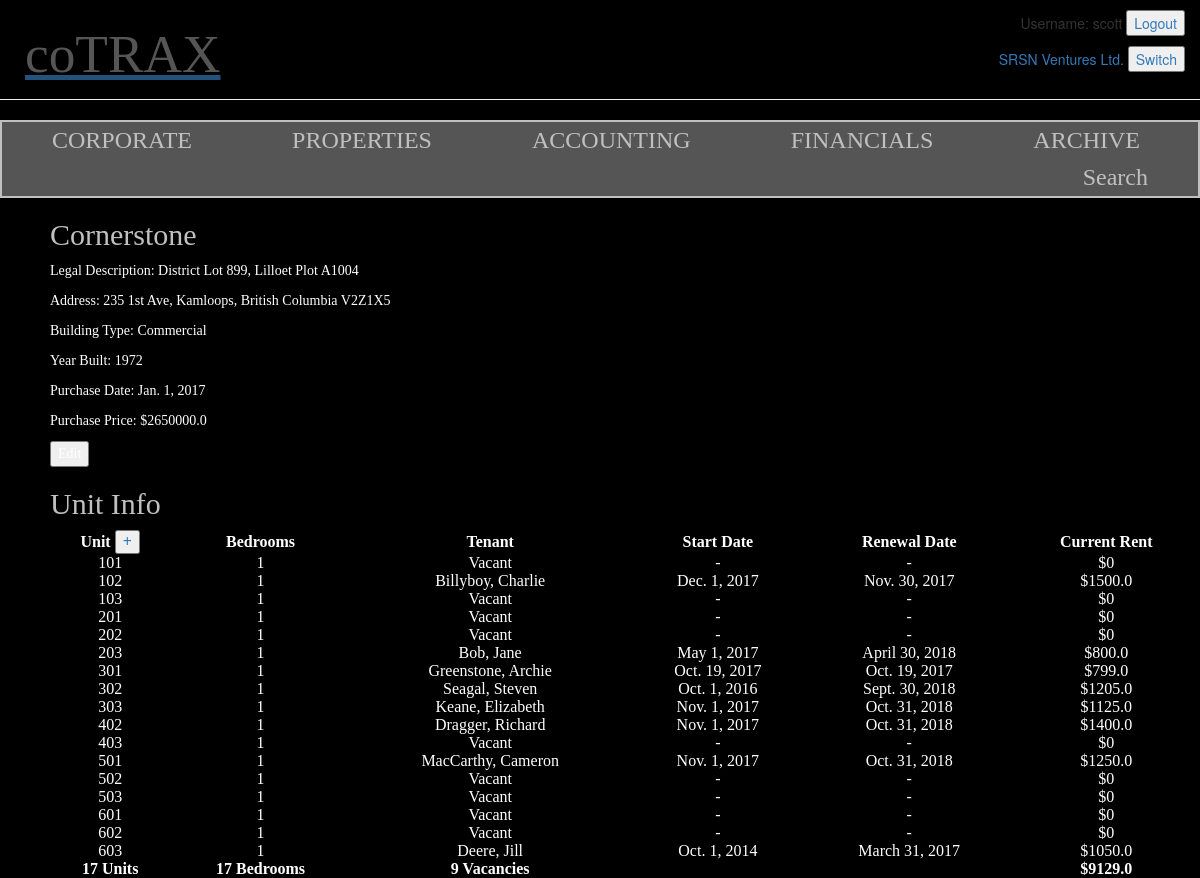
Screenshot of /1/properties/1/ (signed in) with the database file from the repository.
### reco/models.py (models this page shows, shortened)
class Account_Holder(models.Model):
    name = models.CharField(max_length=100)
    entry_by = models.ForeignKey('auth.User',default='')
    address = models.CharField(max_length=200)
    city = models.CharField(max_length=50)
    province = models.ForeignKey('Province')
    postalcode = models.CharField(max_length=50)

class Buildings(models.Model):
    owner = models.ForeignKey('Account_Holder',null=True)
    building_type = models.ForeignKey('Building_Category',default='')
    name = models.CharField(max_length=50)
    legal_description = models.CharField(max_length=200)
    address = models.CharField(max_length=100)
    city = models.CharField(max_length=50)
    province = models.ForeignKey('Province')
    postalcode = models.CharField(max_length=10)
    year_built = models.IntegerField()
    purchase_date = models.DateField(null=True)
    purchase_price = models.FloatField(null=True)

class Province(models.Model):
    name = models.CharField(max_length=25)
    def __str__(self):
        return self.name

class Building_Category(models.Model):
    category = models.CharField(max_length=100)
    def __str__(self):
        return self.category

class Units(models.Model):
    roomnumber = models.CharField(max_length=20)
    building = models.ForeignKey('Buildings')
    sqft = models.IntegerField()
    bedrooms = models.IntegerField(null=True)
    description = models.TextField(null=True)
    def __str__(self):
        return self.roomnumber

class Tenants(models.Model):
    lname = models.CharField(max_length=100, null=True)
    fname = models.CharField(max_length=100, null=True)
    tenant_bday = models.DateField()
    building = models.ForeignKey('Buildings',default=None)
    unit = models.ForeignKey('Units')
    start_date = models.DateField(default=timezone.now)
    contract_renewal = models.DateField(default=timezone.now)
    moveout_date = models.DateField(null=True, blank=True)
    current_rent = models.FloatField()

### reco/views.py (the view)
# urls.py: url(r'^(?P<pk>[0-9]+)/properties/(?P<pk1>[0-9]+)/$', views.building_detail, name='building_detail'),
@login_required
def building_detail(request, pk, pk1):
    company = get_object_or_404(Account_Holder, pk=pk)
    building = get_object_or_404(Buildings, pk=pk1)
    units = Units.objects.filter(building__pk=pk1).order_by('roomnumber')
    number_of_units = len(units)
    tenants = Tenants.objects.filter(building__pk=pk1).filter(moveout_date=None)
    number_of_vacancies = number_of_units - len(tenants)
    bedrooms, tenantlist, startdate, renewaldate, rentlist = [], [], [], [], []
    for unit in units:
        bedrooms.append(unit.bedrooms)
        count = 0
        for tenant in tenants:
            if unit.roomnumber != str(tenant.unit):
                count += 1
            else:
                tenantlist.append(str(tenant.lname + ", " + tenant.fname))
                startdate.append(tenant.start_date)
                renewaldate.append(tenant.contract_renewal)
                rentlist.append(tenant.current_rent)
                break
        if count == len(tenants):
            tenantlist.append('Vacant')
            startdate.append('-')
            renewaldate.append('-')
            rentlist.append(0)
    data = zip(units, bedrooms, tenantlist, startdate, renewaldate, rentlist)
    roomsum = sum(bedrooms)
    rentsum = sum(rentlist)
    return render(request, 'reco/building_detail.html', {'company': company, 'building': building, 'units': units, 'roomsum': roomsum, 'rentsum': rentsum, 'data': data, 'tenants': tenants, 'number_of_units': number_of_units, 'number_of_vacancies': number_of_vacancies})

### reco/templates/reco/building_detail.html (shortened to what this page needs)
{% extends 'reco/base.html' %}
{% block content %}
        <h2>{{ building.name }}</h2>
        <p>Legal Description: {{ building.legal_description }}</p>
	<p>Address: {{ building.address }}, {{ building.city }}, {{building.province }} {{ building.postalcode }}</p>
	<p>Building Type: {{ building.building_type }}</p>
	<p>Year Built: {{ building.year_built }}</p>
	<p>Purchase Date: {{ building.purchase_date }}</p>
	<p>Purchase Price: ${{ building.purchase_price }}</p>
	<p><button type="button">Edit</button></p>
        <h2>Unit Info</h2>
        <table style="width:100%">
            <tr>
                <th>Unit <button type="button"><a href="{% url 'reco:add_unit' pk=company.id pk1=building.id %}">+</button></th>
                <th>Bedrooms</th>
                <th>Tenant</th>
                <th>Start Date</th>
                <th>Renewal Date</th>
                <th>Current Rent</th>
            </tr>
            {% for unit, beds, tenant, start, renew, rent in data %}
                <tr>
                    <td><a href="{% url 'reco:unit_detail' pk=company.id pk1=building.id pk2=unit.id %}">{{ unit.roomnumber }}</a></td>
                    <td>{{ beds }}</td>
                    <td>{{ tenant }}</a></td>
                    <td>{{ start }}</td>
                    <td>{{ renew }}</td>
                    <td>${{ rent }}</td>
                </tr>
            {% endfor %}
                <tr>
                    <th>{{ number_of_units }} Units</th>
                    <th>{{ roomsum }} Bedrooms</th>
                    <th>{{ number_of_vacancies }} Vacancies</th>
                    <td></td>
                    <td></td>
                    <th>${{ rentsum }}</th>
                </tr>
        </table>
    {% endblock %}

### reco/templates/reco/base.html (shortened to what this page needs)
{% load staticfiles %}
<html>
    <head>
        <link rel="stylesheet" href="//maxcdn.bootstrapcdn.com/bootstrap/3.2.0/css/bootstrap.min.css">
        <link rel="stylesheet" href="//maxcdn.bootstrapcdn.com/bootstrap/3.2.0/css/bootstrap-theme.min.css">
        <link rel="stylesheet" href="{% static 'css/reco.css' %}">
    </head>
    <body>
            <div class="userbar">
                <ul>
                {% if user.is_authenticated %}
                    <li>Username: {{ user.username }} <button type="button"><a href="{% url 'logout' %}">Logout</button></li>
                    <li>{{ company.name }} <button type="button"><a href="{% url 'reco:company_select' %}">Switch</button></li>
                {% else %}
                    <li>Registered User? <button type="button"><a href="{% url 'login' %}">Login</button></li>
                    <li>New User? Register</li>
                {% endif %}
                </ul>
            </div>
        <div class="page-header">
            <h1>coTRAX</h1>
        </div>
        <div class="top-menu">
            <ul>
                <li><a href="{% url 'reco:company_home' pk=company.id %}">CORPORATE</li>
                <li><a href="{% url 'reco:buildings_list' pk=company.id %}">PROPERTIES</li>
                <li><a href="{% url 'reco:accounting_overview' pk=company.id %}">ACCOUNTING</li>
                <li><a href="{% url 'reco:financials_view' pk=company.id %}">FINANCIALS</li>
                <li><a href="{% url 'reco:archive_view' pk=company.id %}">ARCHIVE</li>
                <li style="float:right"><a href="http://google.com" </a>Search</li>
            </ul>
        </div>
	<div class="content">
            {% block content %}
            {% endblock %}
	</div>
   </body>
</html>

### reco/static/css/reco.css (style rules this page uses)
.page-header { background-color: #36454fk; margin-top: 0; padding: 5px 5px 5px 5px; }
.page-header h1, .page-header h1 a, .page-header h1 a:visited, .page-header h1 a:active { color: #555; font-size: 40pt; font-family: Verdana; margin-left: 20px; text-decoration: none; }
.userbar ul { list-style-type: none; margin: 0; padding: 0; float: right; background-color: black; width: 25%; }
.userbar li { text-align:right; padding-top: 10px; padding-bottom: 0px; padding-right:15px; }
body { background: black; }
.top-menu ul { list-style-type: none; margin: 0; padding: 0; overflow: hidden; background-color: #555; border: 2px solid silver; }
.top-menu li { float: left; }
.top-menu li a { display: block; font-family: Verdana; font: 18pt bold; color: silver; text-align: center; padding: 0px 50px; margin-top: 5px; margin-bottom: 5px; text-decoration: none; }
.content { margin-left: 50px; font-family: Verdana; color: white; }
.content p, .content p a { color: white; text-decoration: none; }
.content h2, .content h2 a { color: silver; font-family: Verdana; font: 16pt; text-decoration: none; }
th, td, td a { color: white; text-align: center; }

### rows the page displays
Account_Holder: name "SRSN Ventures Ltd."
Buildings: name "Cornerstone", legal_description "District Lot 899, Lilloet Plot A1004", address "235 1st Ave", city "Kamloops", province "British Columbia", postalcode "V2Z1X5", building_type "Commercial", year_built "1972", purchase_date "Jan. 1, 2017", purchase_price "2650000.0"
Units: roomnumber "101", beds "1", tenant "Vacant", start "-", renew "-", rent "0"
Units: roomnumber "102", beds "1", tenant "Billyboy, Charlie", start_date "Dec. 1, 2017", contract_renewal "Nov. 30, 2017", current_rent "1500.0"
Units: roomnumber "103", beds "1", tenant "Vacant", start "-", renew "-", rent "0"
Units: roomnumber "201", beds "1", tenant "Vacant", start "-", renew "-", rent "0"
Units: roomnumber "202", beds "1", tenant "Vacant", start "-", renew "-", rent "0"
Units: roomnumber "203", beds "1", tenant "Bob, Jane", start_date "May 1, 2017", contract_renewal "April 30, 2018", current_rent "800.0"
Units: roomnumber "301", beds "1", tenant "Greenstone, Archie", start_date "Oct. 19, 2017", contract_renewal "Oct. 19, 2017", current_rent "799.0"
Units: roomnumber "302", beds "1", tenant "Seagal, Steven", start_date "Oct. 1, 2016", contract_renewal "Sept. 30, 2018", current_rent "1205.0"
Units: roomnumber "303", beds "1", tenant "Keane, Elizabeth", start_date "Nov. 1, 2017", contract_renewal "Oct. 31, 2018", current_rent "1125.0"
Units: roomnumber "402", beds "1", tenant "Dragger, Richard", start_date "Nov. 1, 2017", contract_renewal "Oct. 31, 2018", current_rent "1400.0"
Units: roomnumber "403", beds "1", tenant "Vacant", start "-", renew "-", rent "0"
Units: roomnumber "501", beds "1", tenant "MacCarthy, Cameron", start_date "Nov. 1, 2017", contract_renewal "Oct. 31, 2018", current_rent "1250.0"
Units: roomnumber "502", beds "1", tenant "Vacant", start "-", renew "-", rent "0"
Units: roomnumber "503", beds "1", tenant "Vacant", start "-", renew "-", rent "0"
Units: roomnumber "601", beds "1", tenant "Vacant", start "-", renew "-", rent "0"
Units: roomnumber "602", beds "1", tenant "Vacant", start "-", renew "-", rent "0"
Units: roomnumber "603", beds "1", tenant "Deere, Jill", start_date "Oct. 1, 2014", contract_renewal "March 31, 2017", current_rent "1050.0"

### other values shown
{{ user.username }} "scott"
{{ number_of_units }} "17"
{{ roomsum }} "17"
{{ number_of_vacancies }} "9"
{{ rentsum }} "9129.0"
